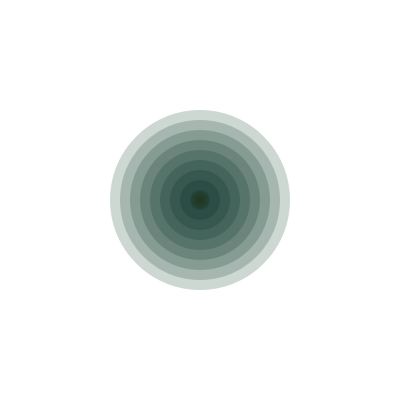
Frame 1 (no input)
Frame 60 (the mouse pressed at the canvas centre just before this capture): identical to frame 1, image omitted
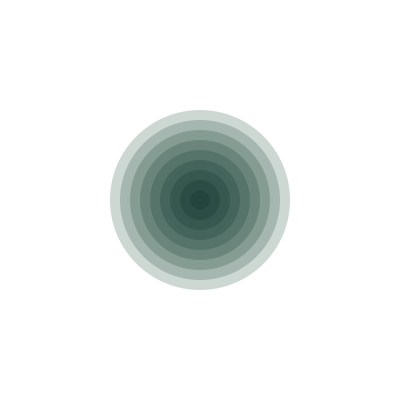
Frame 120 (the mouse held since frame 60 and released just before this capture)

The Processing sketch that drew these frames (run headless with seeded random() and noise(); from frame 60 on, the mouse is pressed at the canvas centre):

// Processing sketch: processing_67198
// ── processing_67198.pde

int numCircle = 10;

float[] cirX = new float[numCircle];
float[] cirY = new float[numCircle];
float[] directionX = new float[numCircle];
float[] directionY = new float[numCircle];

float gravity = 0.5;

void setup(){
  size(400, 400);
  smooth();
  noStroke();
   
  for(int i = 0; i < numCircle; i++)
  {
    cirX[i] = int(random(10, 300));
    cirY[i] = int(random(10, 300));
    directionX[i] = random(1,10);
    directionY[i] = random(1,10);
  }
}

void draw(){
    background(255);
    fill(20, 20, 20, 40);
    
    drawFlyingCircle();
    drawDefaultCircle();
    drawLightColorOfDefaultCircle();
}

//move mouse to top section of canvas
void drawDefaultCircle()
{
    if (mouseY < height/2)
    {
        for (int k = 0; k < 10; k++) {
            fill(80*k, k*20, 10, 50);
            ellipse(width/2, height/2, k*2, k*2);
        }
    }
}

//move mouse to buttom right section of canvas
void drawFlyingCircle()
{
    for(int i=0; i < numCircle; i++)
    {
        if (mouseX < width/2 && mouseY > height/2) {
            if((cirX[i] > 400) || (cirX[i] < 0)){
                directionX[i] = -directionX[i];
            } else if((cirY[i] > 400) || (cirY[i] < 0)){
              directionY[i] = -directionY[i];
            }
            ellipse(cirX[i], cirY[i], 20, 20);
      
            cirX[i] = cirX[i] + directionX[i];
            cirY[i] = cirY[i] + directionY[i];
        }
    }
}

//move mouse to bottom right section of canvas
void drawLightColorOfDefaultCircle()
{
   if (mouseX < width/2 && mouseY > height/2)
    {
        for(int i = 0; i < 10; i++)
        {
            fill(20*i, i*10, 20, 50);
            ellipse(width/2, height/2, i*20, i*20);
        }
    }
    else {
        for (int k = 0; k < 10; k++)
        {
            fill(0*k, k*6, 30, 50);
            ellipse(width/2, height/2, k*20, k*20);
        }
    }
}
